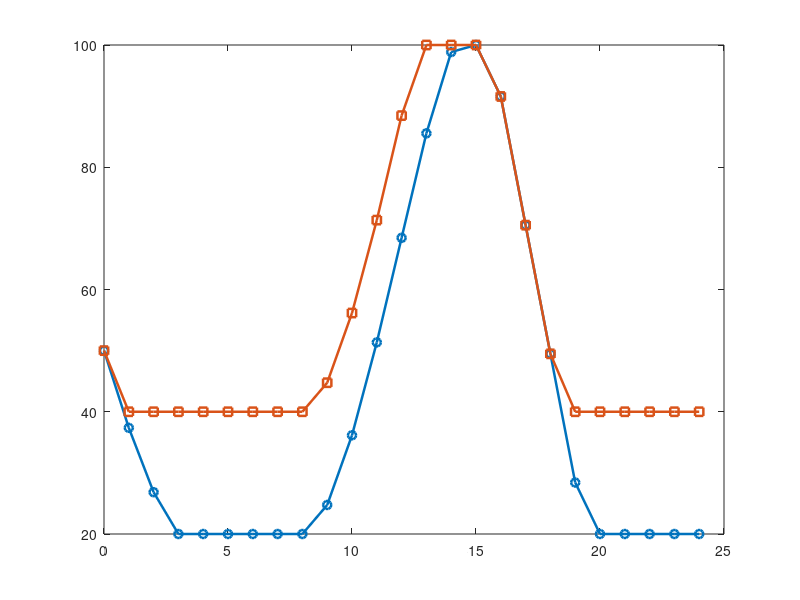

The MATLAB source for this figure: (Note: this script raises an error after producing the figure.)

%% Step 6: Comparison of Two Energy Management Strategies
% Strategy 1: Solar-First Battery Management
% Strategy 2: Reserve-Aware Battery Management

clear;
clc;
close all;

%% 1. Time and Input Profiles
time = 0:1:24;
dt = 1;

solar_power = [ ...
    0 0 0 0 0 0.2 0.8 1.8 3.0 4.0 ...
    4.6 5.0 4.8 4.2 3.2 2.0 0.8 0.2 0 0 ...
    0 0 0 0 0];

load_power = [ ...
    1.2 1.0 0.9 0.8 0.8 1.0 1.5 2.0 2.5 2.8 ...
    3.0 3.2 3.0 2.8 2.7 2.8 3.2 3.8 4.0 3.5 ...
    3.0 2.5 2.0 1.5 1.3];

%% 2. Battery Parameters
battery_capacity = 10;
initial_SOC = 50;
minimum_SOC = 20;
maximum_SOC = 100;

maximum_charge_power = 2;
maximum_discharge_power = 2;

charge_efficiency = 0.95;
discharge_efficiency = 0.95;

reserve_SOC = 40;

N = length(time);

%% 3. Initialize Strategy 1
SOC1 = zeros(1,N);
battery_power1 = zeros(1,N);
grid_power1 = zeros(1,N);

SOC1(1) = initial_SOC;

%% 4. Initialize Strategy 2
SOC2 = zeros(1,N);
battery_power2 = zeros(1,N);
grid_power2 = zeros(1,N);

SOC2(1) = initial_SOC;

%% 5. Simulate Both Strategies
for k = 1:N-1

    power_balance = solar_power(k) - load_power(k);

    %% Strategy 1: Solar-First Battery Management

    if power_balance > 0

        headroom1 = max( ...
            (maximum_SOC-SOC1(k))/100*battery_capacity,0);

        charge1 = min([ ...
            power_balance, ...
            maximum_charge_power, ...
            headroom1/(charge_efficiency*dt)]);

        battery_power1(k) = -charge1;

        SOC1(k+1) = SOC1(k) + ...
            charge1*charge_efficiency*dt/battery_capacity*100;

    else

        available1 = max( ...
            (SOC1(k)-minimum_SOC)/100*battery_capacity,0);

        discharge1 = min([ ...
            -power_balance, ...
            maximum_discharge_power, ...
            available1*discharge_efficiency/dt]);

        battery_power1(k) = discharge1;

        SOC1(k+1) = SOC1(k) - ...
            discharge1/discharge_efficiency*dt/battery_capacity*100;

    end

    grid_power1(k) = max( ...
        load_power(k)-solar_power(k)-battery_power1(k),0);

    %% Strategy 2: Reserve-Aware Battery Management

    if power_balance > 0

        headroom2 = max( ...
            (maximum_SOC-SOC2(k))/100*battery_capacity,0);

        charge2 = min([ ...
            power_balance, ...
            maximum_charge_power, ...
            headroom2/(charge_efficiency*dt)]);

        battery_power2(k) = -charge2;

        SOC2(k+1) = SOC2(k) + ...
            charge2*charge_efficiency*dt/battery_capacity*100;

    else

        available2 = max( ...
            (SOC2(k)-reserve_SOC)/100*battery_capacity,0);

        discharge2 = min([ ...
            -power_balance, ...
            maximum_discharge_power, ...
            available2*discharge_efficiency/dt]);

        battery_power2(k) = discharge2;

        SOC2(k+1) = SOC2(k) - ...
            discharge2/discharge_efficiency*dt/battery_capacity*100;

    end

    grid_power2(k) = max( ...
        load_power(k)-solar_power(k)-battery_power2(k),0);

end

%% 6. Final-Sample Grid Power
grid_power1(N) = max( ...
    load_power(N)-solar_power(N)-battery_power1(N),0);

grid_power2(N) = max( ...
    load_power(N)-solar_power(N)-battery_power2(N),0);

%% 7. Calculate Daily Grid Import
% Hourly samples are treated as one-hour intervals.
% The final endpoint is excluded from daily energy integration.

daily_grid_energy1 = sum(grid_power1(1:N-1))*dt;
daily_grid_energy2 = sum(grid_power2(1:N-1))*dt;

fprintf('ENERGY MANAGEMENT STRATEGY COMPARISON\n');
fprintf('-------------------------------------\n');

fprintf('Strategy 1 daily grid import: %.2f kWh\n', ...
    daily_grid_energy1);

fprintf('Strategy 2 daily grid import: %.2f kWh\n', ...
    daily_grid_energy2);

fprintf('Strategy 1 final SOC: %.2f%%\n',SOC1(N));
fprintf('Strategy 2 final SOC: %.2f%%\n',SOC2(N));

%% 8. Plot SOC Comparison
figure;

plot(time,SOC1,'-o','LineWidth',1.8);
hold on;
plot(time,SOC2,'-s','LineWidth',1.8);

yline(reserve_SOC,'--k','Reserve SOC');

xlabel('Time (hours)');
ylabel('Battery SOC (%)');
title('Comparison of Battery State of Charge');

legend('Strategy 1','Strategy 2','Reserve Threshold', ...
    'Location','best');

grid on;
xlim([0 24]);
ylim([0 100]);

hold off;

%% 9. Plot Grid Import Comparison
figure;

plot(time,grid_power1,'-o','LineWidth',1.8);
hold on;
plot(time,grid_power2,'-s','LineWidth',1.8);

xlabel('Time (hours)');
ylabel('Grid Import Power (kW)');
title('Comparison of Utility Grid Import');

legend('Strategy 1','Strategy 2','Location','best');

grid on;
xlim([0 24]);

hold off;

%% 10. Plot Daily Grid Import Energy
figure;

bar([daily_grid_energy1,daily_grid_energy2]);

set(gca,'XTickLabel',{'Strategy 1','Strategy 2'});

ylabel('Daily Grid Import (kWh)');
title('Daily Grid Energy Comparison');

grid on;

fprintf('\nStrategy comparison completed successfully!\n');
